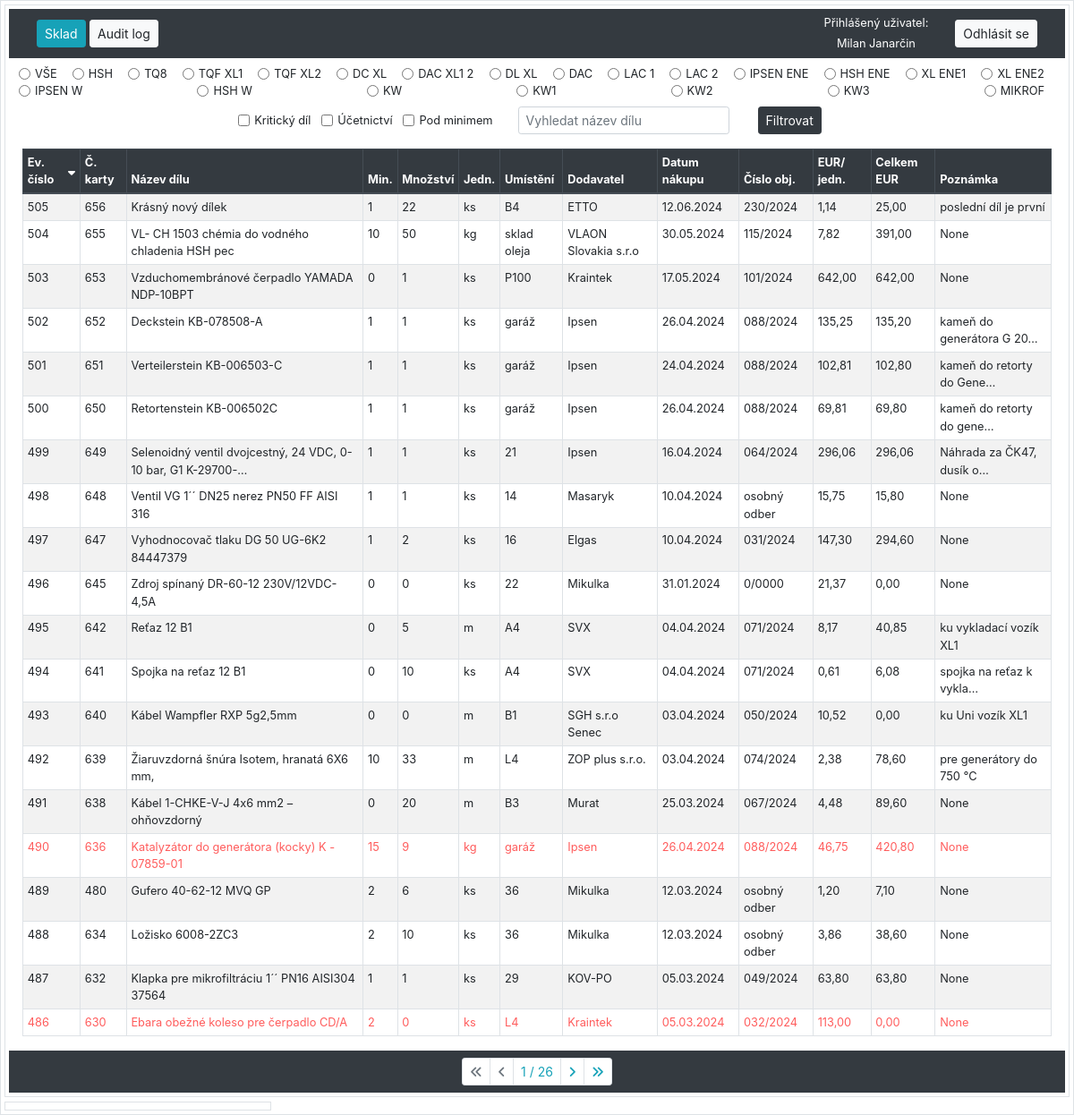
The page /sklad/ (signed in) on the database its author committed.
### hpm_sklad/models.py (models this page shows, shortened)
class Zarizeni(models.Model):
    class Meta:
        verbose_name_plural = "Zařízení"
    zarizeni = models.CharField(max_length=10, verbose_name="Zařízení")
    nazev_zarizeni = models.CharField(max_length=100, verbose_name="Název zařízení")
    umisteni = models.CharField(max_length=20, verbose_name="Umístění")
    typ_zarizeni = models.CharField(max_length=100, verbose_name="Typ zařízení")

class Sklad(models.Model):
    class Meta:
        ordering = ["-evidencni_cislo"]
        verbose_name_plural = "Skladové položky"
    JEDNOTKY_CHOICES = [
        ('ks', 'kus'),
        ('kg', 'kilogram'),
        ('par', 'pár'),
        ('l', 'litr'),
        ('m', 'metr'),
        ('baleni', 'balení'),
    ]
    evidencni_cislo = models.AutoField(primary_key=True, verbose_name="Evidenční číslo")
    interne_cislo = models.IntegerField(null=True, verbose_name="Číslo karty")
    objednano = models.CharField(max_length=100, null=True, blank=True, verbose_name="Objednáno?")
    nazev_dilu = models.CharField(max_length=100, verbose_name="Název dílu")
    min_mnozstvi_ks = models.PositiveIntegerField(default=0, verbose_name="Minimum")
    mnozstvi = models.PositiveIntegerField(default=0, verbose_name="Množství")
    jednotky = models.CharField(max_length=10, choices=JEDNOTKY_CHOICES, default='ks', verbose_name="Jednotky")
    umisteni = models.CharField(max_length=25, null=True, verbose_name="Umístění")
    dodavatel = models.CharField(max_length=70, null=True, blank=True, verbose_name="Dodavatel")
    datum_nakupu = models.DateField(null=True, blank=True, verbose_name="Datum nákupu")
    cislo_objednavky = models.CharField(max_length=20, null=True, blank=True, verbose_name="Číslo objednávky")
    jednotkova_cena_eur = models.FloatField(default=0.0, validators=[MinValueValidator(0.0)], verbose_name="EUR/jednotka")
    celkova_cena_eur = models.FloatField(default=0.0, validators=[MinValueValidator(0.0)], verbose_name="Celkem EUR")
    poznamka = models.CharField(null=True, blank=True, max_length=200, verbose_name="Poznámka")
    ucetnictvi = models.BooleanField(default=True, verbose_name="Účetnictví")
    kriticky_dil = models.BooleanField(default=False, verbose_name="Kritický díl")
    hsh = models.BooleanField(default=False, verbose_name="HSH")
    tq8 = models.BooleanField(default=False, verbose_name="TQ8")
    tqf_xl1 = models.BooleanField(default=False, verbose_name="TQF XL1")
    tqf_xl2 = models.BooleanField(default=False, verbose_name="TQF XL2")
    dc_xl = models.BooleanField(default=False, verbose_name="DC XL")
    dac_xl1_2 = models.BooleanField(default=False, verbose_name="DAC XL1-2")
    dl_xl = models.BooleanField(default=False, verbose_name="DL XL")
    dac = models.BooleanField(default=False, verbose_name="DAC")
    lac_1 = models.BooleanField(default=False, verbose_name="LAC 1")
    lac_2 = models.BooleanField(default=False, verbose_name="LAC 2")
    ipsen_ene = models.BooleanField(default=False, verbose_name="IPSEN ENE")
    hsh_ene = models.BooleanField(default=False, verbose_name="HSH ENE")
    xl_ene1 = models.BooleanField(default=False, verbose_name="XL ENE1")
    xl_ene2 = models.BooleanField(default=False, verbose_name="XL ENE2")
    ipsen_w = models.BooleanField(default=False, verbose_name="IPSEN W")
    hsh_w = models.BooleanField(default=False, verbose_name="HSH W")
    kw = models.BooleanField(default=False, verbose_name="KW")
    kw1 = models.BooleanField(default=False, verbose_name="KW 1")
    kw2 = models.BooleanField(default=False, verbose_name="KW 2")
    kw3 = models.BooleanField(default=False, verbose_name="KW 3")
    mikrof = models.BooleanField(default=False, verbose_name="MIKROF")
    history = HistoricalRecords()
    @property
    def pod_minimem(self):
        return self.mnozstvi < self.min_mnozstvi_ks

### hpm_sklad/views.py (the view)
# urls.py: path('sklad/', views.SkladListView.as_view(), name='sklad'),
class SkladListView(LoginRequiredMixin, ListView):
    model = Sklad
    template_name = 'hpm_sklad/sklad.html'
    paginate_by = 20
    def get_context_data(self, **kwargs):
        context = super().get_context_data(**kwargs)
        selected_ev_cislo = self.request.GET.get('selected', None)
        if selected_ev_cislo:
            context['selected_item'] = get_object_or_404(Sklad, evidencni_cislo=selected_ev_cislo)
        else:
            context['selected_item'] = None
        radio_filters = [("", "VŠE")] + [(z.zarizeni.lower(), z.zarizeni.replace('_', ' ')) for z in Zarizeni.objects.all()]
        context.update({
            'db_table': 'sklad',
            'sort': self.request.GET.get('sort', 'evidencni_cislo'),
            'order': self.request.GET.get('order', 'down'),
            'query': self.request.GET.get('query', ''),
            'kriticky_dil': self.request.GET.get('kriticky_dil', ''),
            'ucetnictvi': self.request.GET.get('ucetnictvi', ''),
            'pod_minimem': self.request.GET.get('pod_minimem', ''),
            'radio_filter': self.request.GET.get('radio_filter', ''),
            'radio_filters': radio_filters,
            'current_user': self.request.user,
        })
        return context
    def get_queryset(self):
        queryset = Sklad.objects.all()
        query = self.request.GET.get('query', '')
        sort = self.request.GET.get('sort', 'evidencni_cislo')
        order = self.request.GET.get('order', 'down')
        if query:
            queryset = queryset.filter(nazev_dilu__icontains=query)
        filters = {
            'kriticky_dil': self.request.GET.get('kriticky_dil'),
            'ucetnictvi': self.request.GET.get('ucetnictvi'),
        }
        for field, value in filters.items():
            if value == 'on':
                queryset = queryset.filter(**{field: True})
        radio_filter = self.request.GET.get('radio_filter')
        if radio_filter:
            queryset = queryset.filter(**{radio_filter: True})
        if order == 'down':
            sort = f"-{sort}"
        queryset = queryset.order_by(sort)
        pod_minimem = self.request.GET.get('pod_minimem')
        if pod_minimem == 'on':
            queryset = [obj for obj in queryset if obj.pod_minimem]
        return queryset

### hpm_sklad/templates/hpm_sklad/sklad.html (shortened to what this page needs)
{% extends "hpm_sklad/base_left_right_column.html" %}
{% load static %}
{% load custom_filters %}
{% block left_content %}
    <form method="GET" action="">
        <div class="form-group mx-sm-3 my-2">
            <div class="form-row small">
                {% for value, label in radio_filters %}
                    <div class="form-check form-check-inline">
                        <input class="form-check-input" type="radio" name="radio_filter" id="{{ label }}" value="{{ value }}" {% if request.GET.radio_filter == value %}checked{% endif %}>
                        <label class="form-check-label" for="{{ label }}">{{ label }}</label>
                    </div>
                {% endfor %}
            </div>
        </div>
        <div class="form-group mx-sm-3 mb-2">
            <div class="form-row justify-content-center align-items-center small">
                <div class="form-check form-check-inline mb-2">
                    <input type="checkbox" class="form-check-input" name="kriticky_dil" id="kriticky_dil" {% if request.GET.kriticky_dil == 'on' %}checked{% endif %}>
                    <label class="form-check-label" for="kriticky_dil">Kritický díl</label>
                </div>
                <div class="form-check form-check-inline mb-2">
                    <input type="checkbox" class="form-check-input" name="ucetnictvi" id="ucetnictvi" {% if request.GET.ucetnictvi == 'on' %}checked{% endif %}>
                    <label class="form-check-label" for="ucetnictvi">Účetnictví</label>
                </div>
                <div class="form-check form-check-inline mb-2">
                    <input type="checkbox" class="form-check-input" name="pod_minimem" id="pod_minimem" {% if request.GET.pod_minimem == 'on' %}checked{% endif %}>
                    <label class="form-check-label" for="pod_minimem">Pod minimem</label>
                </div>
                <div class="form-group mx-sm-3 mb-2">
                    <input class="form-control form-control-sm" type="text" name="query" placeholder="Vyhledat název dílu" value="{{ request.GET.query }}">
                </div>
                <div class="form-group mx-sm-3 mb-2">
                    <button class="btn btn-dark btn-sm" type="submit">Filtrovat</button>
                </div>
            </div>
        </div>
    </form>
    <div class="container-fluid">
        <table class="table table-sm table-hover table-striped table-bordered">
            <thead class="thead-dark">
                <tr>
                    {% with request.GET.urlencode as querystring %}
                        <th scope="col">
                            <a href="?sort=evidencni_cislo&order={% if request.GET.sort == 'evidencni_cislo' and request.GET.order == 'up' %}down{% else %}up{% endif %}&{{ querystring|url_remove_param:'sort,order' }}">
                                Ev. číslo
                                {% if not request.GET.sort %}
                                    <i class="fas fa-sort-down"></i>
                                {% endif %}
                            </a>
                        </th>
                        <th scope="col">
                            <a href="?sort=interne_cislo&order={% if request.GET.sort == 'interne_cislo' and request.GET.order == 'up' %}down{% else %}up{% endif %}&{{ querystring|url_remove_param:'sort,order' }}">
                                Č. karty
                            </a>
                        </th>
                        <th scope="col">
                            <a href="?sort=nazev_dilu&order={% if request.GET.sort == 'nazev_dilu' and request.GET.order == 'up' %}down{% else %}up{% endif %}&{{ querystring|url_remove_param:'sort,order' }}">
                                Název dílu
                            </a>
                        </th>
                        <th scope="col">
                            <a href="?sort=min_mnozstvi_ks&order={% if request.GET.sort == 'min_mnozstvi_ks' and request.GET.order == 'up' %}down{% else %}up{% endif %}&{{ querystring|url_remove_param:'sort,order' }}">
                                Min.
                            </a>
                        </th>
                        <th scope="col">
                            <a href="?sort=mnozstvi&order={% if request.GET.sort == 'mnozstvi' and request.GET.order == 'up' %}down{% else %}up{% endif %}&{{ querystring|url_remove_param:'sort,order' }}">
                                Množství
                            </a>
                        </th>
                        <th scope="col">
                            <a href="?sort=jednotky&order={% if request.GET.sort == 'jednotky' and request.GET.order == 'up' %}down{% else %}up{% endif %}&{{ querystring|url_remove_param:'sort,order' }}">
                                Jedn.
                            </a>
                        </th>
                        <th scope="col">
                            <a href="?sort=umisteni&order={% if request.GET.sort == 'umisteni' and request.GET.order == 'up' %}down{% else %}up{% endif %}&{{ querystring|url_remove_param:'sort,order' }}">
                                Umístění
                            </a>
                        </th>
                        <th scope="col">
                            <a href="?sort=dodavatel&order={% if request.GET.sort == 'dodavatel' and request.GET.order == 'up' %}down{% else %}up{% endif %}&{{ querystring|url_remove_param:'sort,order' }}">
                                Dodavatel
                            </a>
                        </th>
                        <th scope="col">
                            <a href="?sort=datum_nakupu&order={% if request.GET.sort == 'datum_nakupu' and request.GET.order == 'up' %}down{% else %}up{% endif %}&{{ querystring|url_remove_param:'sort,order' }}">
                                Datum nákupu
                            </a>
                        </th>
                        <th scope="col">
                            <a href="?sort=cislo_objednavky&order={% if request.GET.sort == 'cislo_objednavky' and request.GET.order == 'up' %}down{% else %}up{% endif %}&{{ querystring|url_remove_param:'sort,order' }}">
                                Číslo obj.
                            </a>
                        </th>
                        <th scope="col">
                            <a href="?sort=jednotkova_cena_eur&order={% if request.GET.sort == 'jednotkova_cena_eur' and request.GET.order == 'up' %}down{% else %}up{% endif %}&{{ querystring|url_remove_param:'sort,order' }}">
                                EUR/ jedn.
                            </a>
                        </th>
                        <th scope="col">
                            <a href="?sort=celkova_cena_eur&order={% if request.GET.sort == 'celkova_cena_eur' and request.GET.order == 'up' %}down{% else %}up{% endif %}&{{ querystring|url_remove_param:'sort,order' }}">
                                Celkem EUR
                            </a>
                        </th>
                        <th scope="col">
                            <a href="?sort=poznamka&order={% if request.GET.sort == 'poznamka' and request.GET.order == 'up' %}down{% else %}up{% endif %}&{{ querystring|url_remove_param:'sort,order' }}">
                                Poznámka
                            </a>
                        </th>
                    {% endwith %}
                </tr>
            </thead>
            <tbody class="show-pointer">
                {% for sklad in object_list %}
          	    <tr data-evidencni-cislo="{{ sklad.evidencni_cislo }}" data-detail-url="{% url 'detail_sklad' sklad.evidencni_cislo %}" onclick="loadDetail('{% url 'detail_sklad' sklad.evidencni_cislo %}', '{{ sklad.evidencni_cislo }}')"
          	    {% if sklad.evidencni_cislo == selected_sklad.evidencni_cislo %}class="table-info"{% endif %} {% if sklad.pod_minimem %} class="pod-minimem-row"{% endif %}>
          	        <td scope="row">{{ sklad.evidencni_cislo }}</td>
                	<td scope="row">{{ sklad.interne_cislo }}</td>
                	<td scope="row">{{ sklad.nazev_dilu|truncatechars:60 }}</td>
                	<td scope="row">{{ sklad.min_mnozstvi_ks }}</td>
             		<td scope="row">{{ sklad.mnozstvi }}</td>
	              	<td scope="row">{{ sklad.jednotky }}</td>
       		        <td scope="row">{{ sklad.umisteni }}</td>
       		        <td scope="row">{{ sklad.dodavatel|truncatechars:20 }}</td>
                  	<td scope="row">{{ sklad.datum_nakupu|date:"d.m.Y" }}</td>
                  	<td scope="row">{{ sklad.cislo_objednavky }}</td>
                  	<td scope="row">{{ sklad.jednotkova_cena_eur|floatformat:2 }}</td>
                	<td scope="row">{{ sklad.celkova_cena_eur|floatformat:2 }}</td>
                    <td scope="row">{{ sklad.poznamka|truncatechars:25 }}</td>
                    </tr>
                {% endfor %}
            </tbody>
        </table>
    </div>
    {% include "hpm_sklad/pagination.html" %}
{% endblock %}

### hpm_sklad/templates/hpm_sklad/navbar.html
<nav class="navbar navbar-expand-lg navbar-dark bg-dark">
    <div class="col">
        <a {% if db_table and db_table == 'sklad' %} class="btn btn-sm btn-info" {% else %} class="btn btn-sm btn-light" {% endif %} href="{% url 'sklad' %}">Sklad</a>
        <a {% if db_table and db_table == 'audit_log' %} class="btn btn-sm btn-info" {% else %} class="btn btn-sm btn-light" {% endif %}href="{% url 'audit_log' %}">Audit log</a>
    </div>
    {% if user.is_authenticated %}
        <div class="col-auto">
            <div>
                <p class="h6 small text-white">Přihlášený uživatel:</p>
            </div>
            <div>
                <p class="h6 small text-center my-0 text-white">{{ current_user.first_name }} {{ current_user.last_name }}</p>
            </div>
        </div>
        <div class="col-auto">
            <a class="btn btn-light btn-sm" href="{% url 'logout' %}">Odhlásit se</a>
        </div>
    {% else %}
        <div class="col-auto">
            <a class="btn btn-light btn-sm" href="{% url 'login' %}">Přihlásit se</a>
            <a class="btn btn-light btn-sm" href="{% url 'signup' %}">Registrace</a>
        </div>
    {% endif %}
</nav>

### rows shown on the page
Zarizeni: radio_filters "HSH"
Zarizeni: radio_filters "TQ8"
Zarizeni: radio_filters "DAC"
Zarizeni: radio_filters "KW"
Zarizeni: radio_filters "KW1"
Zarizeni: radio_filters "KW2"
Zarizeni: radio_filters "KW3"
Zarizeni: radio_filters "MIKROF"
Sklad: evidencni_cislo "505", interne_cislo "656", nazev_dilu "Krásný nový dílek", min_mnozstvi_ks "1", mnozstvi "22", jednotky "ks", umisteni "B4", dodavatel "ETTO", datum_nakupu "12.06.2024", cislo_objednavky "230/2024", jednotkova_cena_eur "1,14", celkova_cena_eur "25,00", poznamka "poslední díl je první"
Sklad: evidencni_cislo "504", interne_cislo "655", nazev_dilu "VL- CH 1503 chémia do vodného chladenia HSH pec", min_mnozstvi_ks "10", mnozstvi "50", jednotky "kg", umisteni "sklad oleja", dodavatel "VLAON Slovakia s.r.o", datum_nakupu "30.05.2024", cislo_objednavky "115/2024", jednotkova_cena_eur "7,82", celkova_cena_eur "391,00", poznamka "None"
Sklad: evidencni_cislo "503", interne_cislo "653", nazev_dilu "Vzduchomembránové čerpadlo YAMADA NDP-10BPT", min_mnozstvi_ks "0", mnozstvi "1", jednotky "ks", umisteni "P100", dodavatel "Kraintek", datum_nakupu "17.05.2024", cislo_objednavky "101/2024", jednotkova_cena_eur "642,00", celkova_cena_eur "642,00", poznamka "None"
Sklad: evidencni_cislo "502", interne_cislo "652", nazev_dilu "Deckstein KB-078508-A", min_mnozstvi_ks "1", mnozstvi "1", jednotky "ks", umisteni "garáž", dodavatel "Ipsen", datum_nakupu "26.04.2024", cislo_objednavky "088/2024", jednotkova_cena_eur "135,25", celkova_cena_eur "135,20", poznamka "kameň do generátora G 20…"
Sklad: evidencni_cislo "501", interne_cislo "651", nazev_dilu "Verteilerstein KB-006503-C", min_mnozstvi_ks "1", mnozstvi "1", jednotky "ks", umisteni "garáž", dodavatel "Ipsen", datum_nakupu "24.04.2024", cislo_objednavky "088/2024", jednotkova_cena_eur "102,81", celkova_cena_eur "102,80", poznamka "kameň do retorty do Gene…"
Sklad: evidencni_cislo "500", interne_cislo "650", nazev_dilu "Retortenstein KB-006502C", min_mnozstvi_ks "1", mnozstvi "1", jednotky "ks", umisteni "garáž", dodavatel "Ipsen", datum_nakupu "26.04.2024", cislo_objednavky "088/2024", jednotkova_cena_eur "69,81", celkova_cena_eur "69,80", poznamka "kameň do retorty do gene…"
Sklad: evidencni_cislo "499", interne_cislo "649", nazev_dilu "Selenoidný ventil dvojcestný, 24 VDC, 0-10 bar, G1 K-29700-…", min_mnozstvi_ks "1", mnozstvi "1", jednotky "ks", umisteni "21", dodavatel "Ipsen", datum_nakupu "16.04.2024", cislo_objednavky "064/2024", jednotkova_cena_eur "296,06", celkova_cena_eur "296,06", poznamka "Náhrada za ČK47, dusík o…"
Sklad: evidencni_cislo "498", interne_cislo "648", nazev_dilu "Ventil VG 1´´ DN25 nerez PN50 FF AISI 316", min_mnozstvi_ks "1", mnozstvi "1", jednotky "ks", umisteni "14", dodavatel "Masaryk", datum_nakupu "10.04.2024", cislo_objednavky "osobný odber", jednotkova_cena_eur "15,75", celkova_cena_eur "15,80", poznamka "None"
Sklad: evidencni_cislo "497", interne_cislo "647", nazev_dilu "Vyhodnocovač tlaku DG 50 UG-6K2 84447379", min_mnozstvi_ks "1", mnozstvi "2", jednotky "ks", umisteni "16", dodavatel "Elgas", datum_nakupu "10.04.2024", cislo_objednavky "031/2024", jednotkova_cena_eur "147,30", celkova_cena_eur "294,60", poznamka "None"
Sklad: evidencni_cislo "496", interne_cislo "645", nazev_dilu "Zdroj spínaný DR-60-12 230V/12VDC-4,5A", min_mnozstvi_ks "0", mnozstvi "0", jednotky "ks", umisteni "22", dodavatel "Mikulka", datum_nakupu "31.01.2024", cislo_objednavky "0/0000", jednotkova_cena_eur "21,37", celkova_cena_eur "0,00", poznamka "None"
Sklad: evidencni_cislo "495", interne_cislo "642", nazev_dilu "Reťaz 12 B1", min_mnozstvi_ks "0", mnozstvi "5", jednotky "m", umisteni "A4", dodavatel "SVX", datum_nakupu "04.04.2024", cislo_objednavky "071/2024", jednotkova_cena_eur "8,17", celkova_cena_eur "40,85", poznamka "ku vykladací vozík XL1"
Sklad: evidencni_cislo "494", interne_cislo "641", nazev_dilu "Spojka na reťaz 12 B1", min_mnozstvi_ks "0", mnozstvi "10", jednotky "ks", umisteni "A4", dodavatel "SVX", datum_nakupu "04.04.2024", cislo_objednavky "071/2024", jednotkova_cena_eur "0,61", celkova_cena_eur "6,08", poznamka "spojka na reťaz k vykla…"
Sklad: evidencni_cislo "493", interne_cislo "640", nazev_dilu "Kábel Wampfler RXP 5g2,5mm", min_mnozstvi_ks "0", mnozstvi "0", jednotky "m", umisteni "B1", dodavatel "SGH s.r.o Senec", datum_nakupu "03.04.2024", cislo_objednavky "050/2024", jednotkova_cena_eur "10,52", celkova_cena_eur "0,00", poznamka "ku Uni vozík XL1"
Sklad: evidencni_cislo "492", interne_cislo "639", nazev_dilu "Žiaruvzdorná šnúra Isotem, hranatá 6X6 mm,", min_mnozstvi_ks "10", mnozstvi "33", jednotky "m", umisteni "L4", dodavatel "ZOP plus s.r.o.", datum_nakupu "03.04.2024", cislo_objednavky "074/2024", jednotkova_cena_eur "2,38", celkova_cena_eur "78,60", poznamka "pre generátory do 750 °C"
Sklad: evidencni_cislo "491", interne_cislo "638", nazev_dilu "Kábel 1-CHKE-V-J 4x6 mm2 – ohňovzdorný", min_mnozstvi_ks "0", mnozstvi "20", jednotky "m", umisteni "B3", dodavatel "Murat", datum_nakupu "25.03.2024", cislo_objednavky "067/2024", jednotkova_cena_eur "4,48", celkova_cena_eur "89,60", poznamka "None"
Sklad: evidencni_cislo "490", interne_cislo "636", nazev_dilu "Katalyzátor do generátora (kocky) K - 07859-01", min_mnozstvi_ks "15", mnozstvi "9", jednotky "kg", umisteni "garáž", dodavatel "Ipsen", datum_nakupu "26.04.2024", cislo_objednavky "088/2024", jednotkova_cena_eur "46,75", celkova_cena_eur "420,80", poznamka "None"
Sklad: evidencni_cislo "489", interne_cislo "480", nazev_dilu "Gufero 40-62-12 MVQ GP", min_mnozstvi_ks "2", mnozstvi "6", jednotky "ks", umisteni "36", dodavatel "Mikulka", datum_nakupu "12.03.2024", cislo_objednavky "osobný odber", jednotkova_cena_eur "1,20", celkova_cena_eur "7,10", poznamka "None"
Sklad: evidencni_cislo "488", interne_cislo "634", nazev_dilu "Ložisko 6008-2ZC3", min_mnozstvi_ks "2", mnozstvi "10", jednotky "ks", umisteni "36", dodavatel "Mikulka", datum_nakupu "12.03.2024", cislo_objednavky "osobný odber", jednotkova_cena_eur "3,86", celkova_cena_eur "38,60", poznamka "None"
Sklad: evidencni_cislo "487", interne_cislo "632", nazev_dilu "Klapka pre mikrofiltráciu 1´´ PN16 AISI304 37564", min_mnozstvi_ks "1", mnozstvi "1", jednotky "ks", umisteni "29", dodavatel "KOV-PO", datum_nakupu "05.03.2024", cislo_objednavky "049/2024", jednotkova_cena_eur "63,80", celkova_cena_eur "63,80", poznamka "None"
Sklad: evidencni_cislo "486", interne_cislo "630", nazev_dilu "Ebara obežné koleso pre čerpadlo CD/A", min_mnozstvi_ks "2", mnozstvi "0", jednotky "ks", umisteni "L4", dodavatel "Kraintek", datum_nakupu "05.03.2024", cislo_objednavky "032/2024", jednotkova_cena_eur "113,00", celkova_cena_eur "0,00", poznamka "None"

### other values the page prints
{{ current_user.first_name }} "Milan"
{{ current_user.last_name }} "Janarčin"
{{ label }} "VŠE" "TQF XL1" "TQF XL2" "DC XL" "DAC XL1 2" "DL XL" "LAC 1" "LAC 2" "IPSEN ENE" "HSH ENE" "XL ENE1" "XL ENE2" "IPSEN W" "HSH W"
{{ page_obj.number }} "1"
{{ page_obj.paginator.num_pages }} "26"
